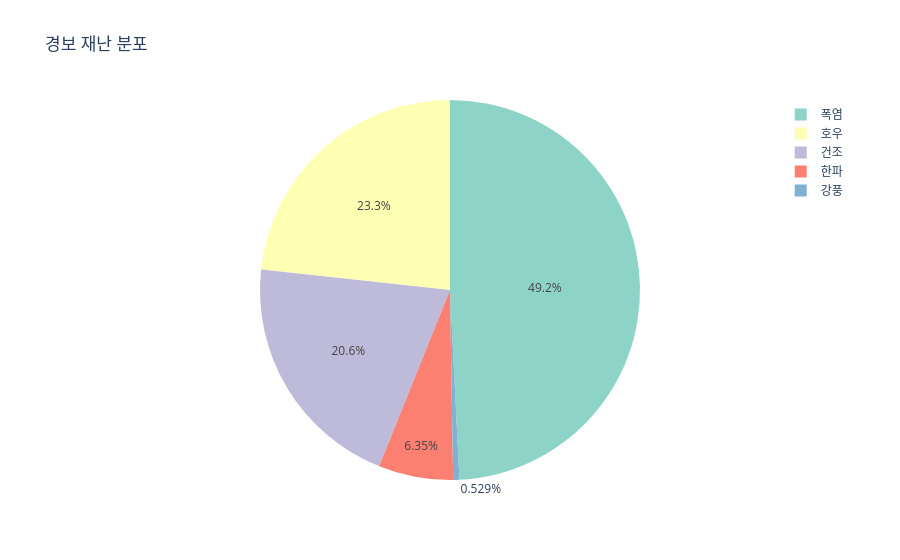

Source (notebook cell):
### Markdown cell above
#### 경보 재난 분포율

### Code cell
import plotly.express as px

warning = grade_type[grade_type["특보등급"] == "경보"]

fig_warning = px.pie(
    warning,
    names="재난종류",
    values="발생건수",
    hole=0,
    title="경보 재난 분포",
    color_discrete_sequence=px.colors.qualitative.Set3
)

fig_warning.show()

### Figure 1 — Plotly figure (JSON) as saved in the notebook; plotly's stock layout.template omitted (floating-point values rounded to 4 significant figures)
{"data": [{"domain": {"x": [0, 1], "y": [0, 1]}, "hole": 0, "hovertemplate": "재난종류=%{label}<br>발생건수=%{value}<extra></extra>", "labels": ["강풍", "건조", "폭염", "한파", "호우"], "legendgroup": "", "name": "", "showlegend": true, "type": "pie", "values": [1, 39, 93, 12, 44]}], "layout": {"legend": {"tracegroupgap": 0}, "piecolorway": ["rgb(141,211,199)", "rgb(255,255,179)", "rgb(190,186,218)", "rgb(251,128,114)", "rgb(128,177,211)", "rgb(253,180,98)", "rgb(179,222,105)", "rgb(252,205,229)", "rgb(217,217,217)", "rgb(188,128,189)", "rgb(204,235,197)", "rgb(255,237,111)"], "title": {"text": "경보 재난 분포"}}}
